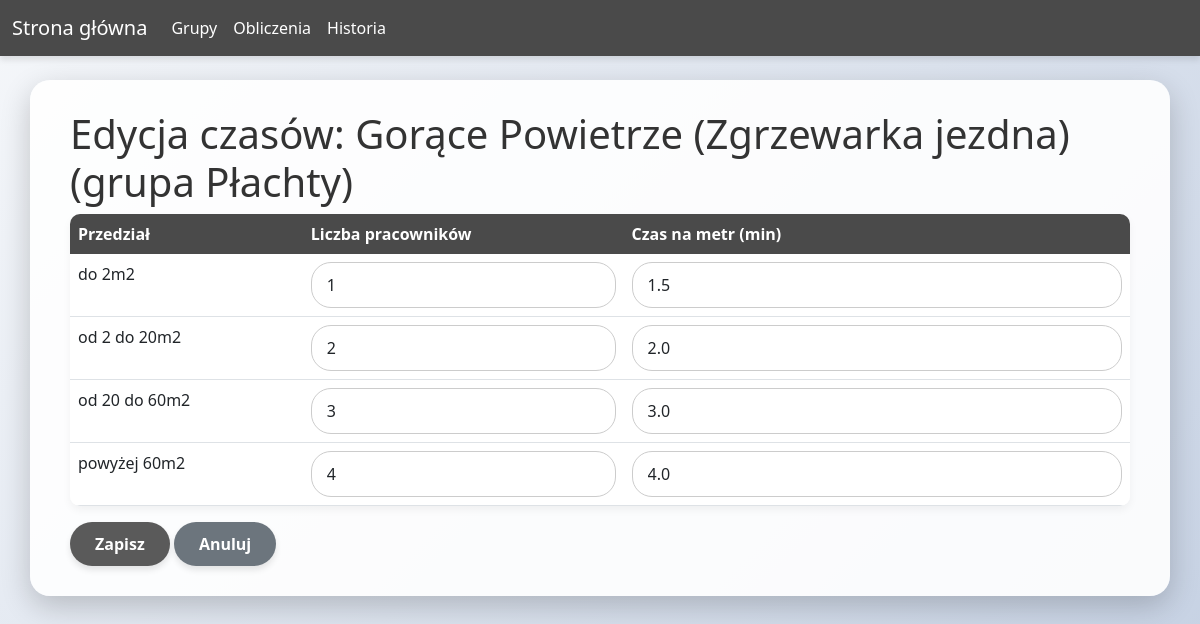
Screenshot of /metody/edytuj/9 with the database file from the repository.
### app/models.py (models this page shows, shortened)
class Metoda(db.Model):
    __tablename__ = 'metoda'
    id = db.Column(db.Integer, primary_key=True)
    nazwa = db.Column(db.String(100), nullable=False)
    grupa_id = db.Column(db.Integer, db.ForeignKey('grupa.id'))
    czasy = db.relationship('MetodaCzas', backref='metoda', cascade='all, delete-orphan')

class Grupa(db.Model):
    __tablename__ = 'grupa'
    id = db.Column(db.Integer, primary_key=True)
    nazwa = db.Column(db.String(100), unique=True, nullable=False)
    metody = db.relationship('Metoda', backref='grupa', cascade='all, delete-orphan')

class MetodaCzas(db.Model):
    __tablename__ = 'metoda_czasy'
    id = db.Column(db.Integer, primary_key=True)
    metoda_id = db.Column(db.Integer, db.ForeignKey('metoda.id'))
    przedzial = db.Column(db.String(50))  # np. "do 2m2"
    pracownicy = db.Column(db.Integer, default=1)
    czas_na_metr = db.Column(db.Float, default=0.0)

### app/routes/methods.py (the view, shortened to what this page needs)
@bp.route('/edytuj/<int:metoda_id>', methods=['GET', 'POST'])
def edit(metoda_id):
    metoda = Metoda.query.get_or_404(metoda_id)
    grupa = metoda.grupa
    form = MetodaEdycjaForm()
    for przedzial in PRZEDZIALY:
        czas_obj = next((c for c in metoda.czasy if c.przedzial == przedzial), None)
        prac = czas_obj.pracownicy if czas_obj else 1
        czas = czas_obj.czas_na_metr if czas_obj else 0.0
        form.czasy.append_entry({
            'przedzial': przedzial,
            'pracownicy': prac,
            'czas': czas
        })
    return render_template('methods/edit.html', form=form, metoda=metoda, grupa=grupa)

### app/forms.py
class MetodaEdycjaForm(FlaskForm):
    czasy = FieldList(FormField(CzasPrzedzialuForm))

class CzasPrzedzialuForm(FlaskForm):
    przedzial = StringField('Przedział')
    pracownicy = IntegerField('Liczba pracowników', default=1, validators=[NumberRange(min=1, max=20)])
    czas = FloatField('Czas na metr (min)', default=0.0, validators=[NumberRange(min=0)])

### app/templates/methods/edit.html (shortened to what this page needs)
{% extends "base.html" %}
{% block content %}
<h1>Edycja czasów: {{ metoda.nazwa }} (grupa {{ grupa.nazwa }})</h1>
<form method="post">
    <table class="table">
        <thead>
            <tr>
                <th>Przedział</th>
                <th>Liczba pracowników</th>
                <th>Czas na metr (min)</th>
            </tr>
        </thead>
        <tbody>
            {% for entry in form.czasy.entries %}
            <tr>
                <td>{{ entry.przedzial.data }}</td>
                <td>{{ entry.pracownicy(class="form-control") }}</td>
                <td>{{ entry.czas(class="form-control") }}</td>
            </tr>
            {% endfor %}
        </tbody>
    </table>
    <button type="submit" class="btn btn-success">Zapisz</button>
    <a href="{{ url_for('methods.list', grupa_id=grupa.id) }}" class="btn btn-secondary">Anuluj</a>
</form>
{% endblock %}

### app/static/style.css (style rules this page uses)
body { background: linear-gradient(135deg, #f5f7fa 0%, #c3cfe2 100%); min-height: 100vh; margin: 0; padding: 0; font-family: 'Segoe UI', Tahoma, Geneva, Verdana, sans-serif; }
h1, h2, h3 { color: #333; }
.btn { border-radius: 50px; font-weight: bold; padding: 10px 25px; transition: all 0.3s ease; box-shadow: 0 4px 6px rgba(0, 0, 0, 0.1); border: none; }
.btn-success { background-color: #5a5a5a; color: white; }
.btn-secondary { background-color: #6c757d; border: none; }
.table { background-color: white; border-radius: 10px; overflow: hidden; box-shadow: 0 4px 8px rgba(0, 0, 0, 0.05); }
.table thead th { background-color: #4a4a4a; color: white; font-weight: 600; border-bottom: none; }
.form-control, .form-select { border-radius: 20px; border: 1px solid #ccc; padding: 10px 15px; }

### rows the page displays
Metoda: nazwa "Gorące Powietrze (Zgrzewarka jezdna)"
Grupa: nazwa "Płachty"
MetodaCzas: przedzial.data "do 2m2", pracownicy "1", czas "1.5"
MetodaCzas: przedzial.data "od 2 do 20m2", pracownicy "2", czas "2.0"
MetodaCzas: przedzial.data "od 20 do 60m2", pracownicy "3", czas "3.0"
MetodaCzas: przedzial.data "powyżej 60m2", pracownicy "4", czas "4.0"
